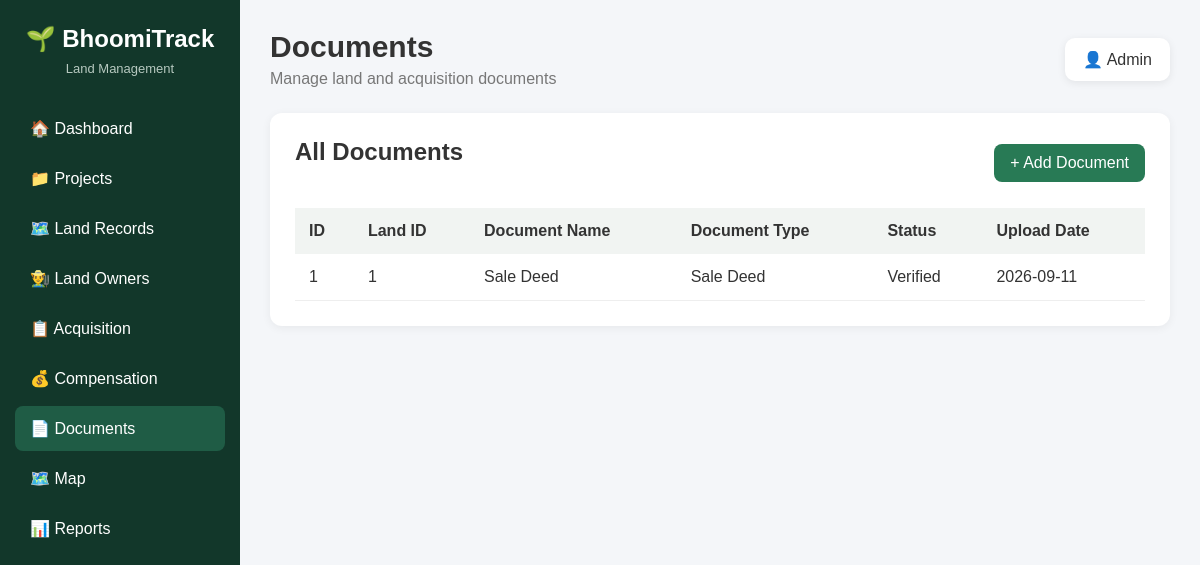
Screenshot of /documents with the database file from the repository.
### tables this page shows
CREATE TABLE documents (
        document_id INTEGER PRIMARY KEY,
        land_id INTEGER,
        document_name TEXT,
        document_type TEXT,
        document_status TEXT,
        upload_date TEXT
    );

### app.py (the view)
@app.route("/documents")
def documents():
    connection = get_db_connection()
    documents = connection.execute("""
        SELECT *
        FROM documents
        ORDER BY document_id DESC
    """).fetchall()
    connection.close()
    return render_template(
        "documents.html",
        documents=documents
    )

### app.py (called while the page is built)
def get_db_connection():
    connection = sqlite3.connect("database.db")
    connection.row_factory = sqlite3.Row
    return connection

### templates/documents.html (shortened to what this page needs)
<!DOCTYPE html>
<html lang="en">
<head>
    <link rel="stylesheet"
          href="{{ url_for('static', filename='style.css') }}">
</head>
<body>
    <div class="sidebar">
        <h2>🌱 BhoomiTrack</h2>
        <p class="side-title">
            Land Management
        </p>
        <a href="/">🏠 Dashboard</a>
        <a href="/projects">📁 Projects</a>
        <a href="/land">🗺️ Land Records</a>
        <a href="/owners">👨‍🌾 Land Owners</a>
        <a href="/acquisition">📋 Acquisition</a>
        <a href="/compensation">💰 Compensation</a>
        <a href="/documents" class="active">
            📄 Documents
        </a>
        <a href="#">🗺️ Map</a>
        <a href="#">📊 Reports</a>
    </div>
    <div class="main">
        <div class="header">
            <div>
                <h1>Documents</h1>
                <p>
                    Manage land and acquisition documents
                </p>
            </div>
            <div class="admin">
                👤 Admin
            </div>
        </div>
        <div class="box">
            <div class="project-header">
                <h2>All Documents</h2>
                <a href="/add-document"
                   class="add-button">
                    + Add Document
                </a>
            </div>
            <table>
                <thead>
                    <tr>
                        <th>ID</th>
                        <th>Land ID</th>
                        <th>Document Name</th>
                        <th>Document Type</th>
                        <th>Status</th>
                        <th>Upload Date</th>
                    </tr>
                </thead>
                <tbody>
                    {% for document in documents %}
                    <tr>
                        <td>
                            {{ document["document_id"] }}
                        </td>
                        <td>
                            {{ document["land_id"] }}
                        </td>
                        <td>
                            {{ document["document_name"] }}
                        </td>
                        <td>
                            {{ document["document_type"] }}
                        </td>
                        <td>
                            {{ document["document_status"] }}
                        </td>
                        <td>
                            {{ document["upload_date"] }}
                        </td>
                    </tr>
                    {% endfor %}
                </tbody>
            </table>
        </div>
    </div>
</body>
</html>

### static/style.css (style rules this page uses)
* { margin: 0; padding: 0; box-sizing: border-box; font-family: Arial, sans-serif; }
body { background: #f4f6f9; color: #333; }
.sidebar { position: fixed; left: 0; top: 0; width: 240px; height: 100vh; background: #12372a; color: white; padding: 25px 15px; }
.sidebar h2 { text-align: center; margin-bottom: 8px; }
.side-title { text-align: center; color: #b7c9c0; font-size: 13px; margin-bottom: 30px; }
.sidebar a { display: block; padding: 13px 15px; margin: 5px 0; color: white; text-decoration: none; border-radius: 8px; }
.sidebar a:hover, .sidebar a.active { background: #1f5c45; }
.main { margin-left: 240px; padding: 30px; }
.header { display: flex; justify-content: space-between; align-items: center; margin-bottom: 25px; }
.header h1 { font-size: 30px; }
.header p { margin-top: 6px; color: #777; }
.admin { background: white; padding: 12px 18px; border-radius: 10px; box-shadow: 0 2px 8px rgba(0,0,0,0.08); }
.box { background: white; padding: 25px; border-radius: 12px; box-shadow: 0 2px 10px rgba(0,0,0,0.06); }
.box h2 { margin-bottom: 22px; }
.project-header { display: flex; justify-content: space-between; align-items: center; margin-bottom: 20px; }
.add-button { background: #287a55; color: white; text-decoration: none; padding: 10px 16px; border-radius: 8px; }
table { width: 100%; border-collapse: collapse; }
th { background: #f1f4f2; text-align: left; padding: 14px; }
td { padding: 14px; border-bottom: 1px solid #eee; }

### rows the page displays
documents: document_id "1", land_id "1", document_name "Sale Deed", document_type "Sale Deed", document_status "Verified", upload_date "2026-09-11"
